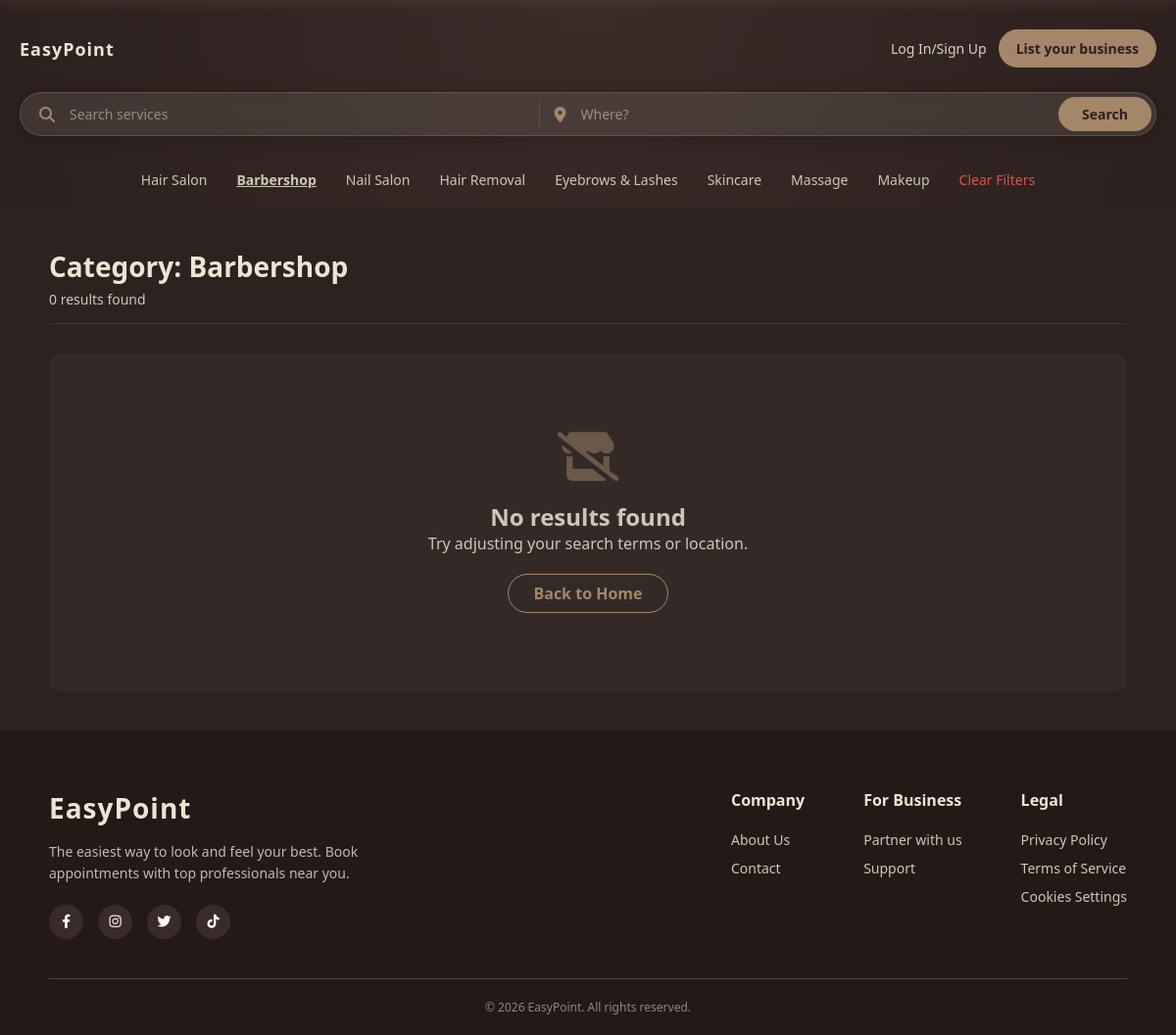
The page /index.php?action=search&category=Barbershop on the database as committed earlier.
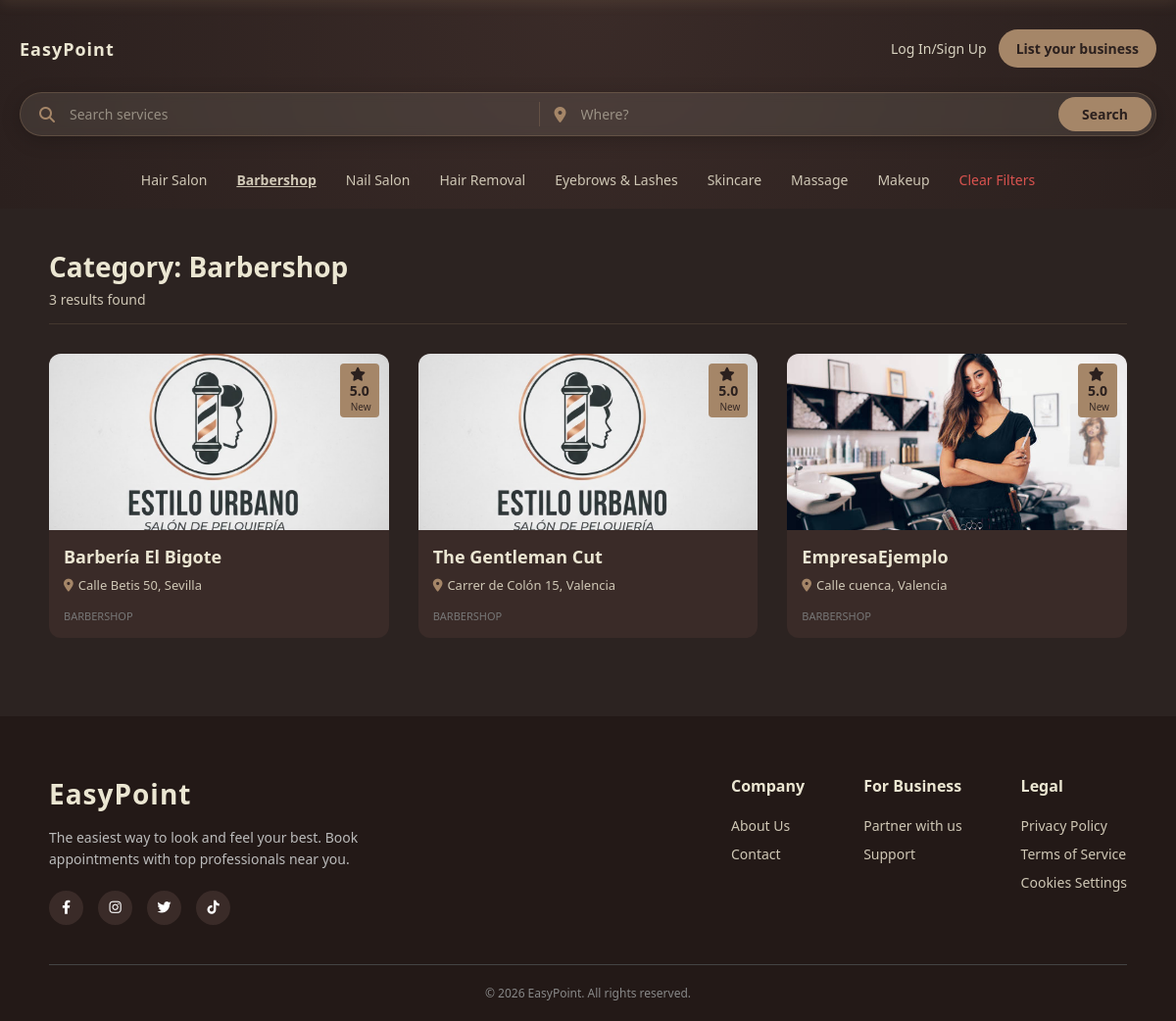
The same page on the database as committed later.
### tables this page shows
CREATE TABLE `users` (
  `id` int NOT NULL,
  `username` varchar(50) NOT NULL,
  `email` varchar(100) NOT NULL,
  `password` varchar(255) NOT NULL,
  `role` enum('admin','user','store') DEFAULT 'user',
  `is_confirmed` tinyint(1) DEFAULT '0',
  `token` varchar(100) DEFAULT NULL,
  `created_at` timestamp NULL DEFAULT CURRENT_TIMESTAMP,
  `business_name` varchar(100) DEFAULT NULL,
  `address` varchar(255) DEFAULT NULL,
  `postal_code` varchar(10) DEFAULT NULL,
  `phone` varchar(20) DEFAULT NULL,
  `city` varchar(100) DEFAULT NULL
);

### index.php (called while the page is built, shortened)
<?php
require_once __DIR__ . '/controllers/UserController.php';
$action = $_GET['action'] ?? 'home';
include "views/action-switch.php";
?>
                <?php
                function buildUrl($newCategory = null)
                {
                    $params = $_GET;
                    $params['action'] = 'search';
                    if ($newCategory) {
                        $params['category'] = $newCategory;
                    } else {
                        unset($params['category']);
                    }
                    return 'index.php?' . http_build_query($params);
                }
                ?>
    <?php include "views/footer.php" ?>

### controllers/UserController.php (called while the page is built, shortened)
<?php
require_once __DIR__ . '/../models/user.php';
class UserController
{
    public function search()
    {
        $query = $_GET['q'] ?? '';
        $location = $_GET['loc'] ?? '';
        $category = $_GET['category'] ?? '';
        $userModel = new User();
        $stores = $userModel->searchStores($query, $location, $category);
        require_once __DIR__ . '/../views/search-services.php';
    }
}
?>

### models/user.php (called while the page is built, shortened)
<?php
require_once __DIR__ . '/Database.php';
class User
{
    private $conn;
    public function __construct()
    {
        $database = new Database();
        $this->conn = $database->getConnection();
    }
    public function searchStores($searchTerm = null, $location = null, $category = null)
    {
        $query = "SELECT u.id, u.business_name, u.address, u.city, u.postal_code, u.created_at,
                         bp.logo_url, bp.business_type, bp.description,
                         COALESCE(AVG(r.rating), 5) as avg_rating,
                         COUNT(DISTINCT r.id) as review_count
                  FROM users u
                  INNER JOIN business_profiles bp ON u.id = bp.user_id
                  LEFT JOIN services s ON u.id = s.user_id
                  LEFT JOIN reviews r ON bp.id = r.business_profile_id
                  WHERE u.role = 'store' AND bp.is_public = 1";
        $params = [];
        if (!empty($category) && $category !== 'All') {
            $query .= " AND bp.business_type = :category";
            $params[':category'] = $category;
        }
        $query .= " GROUP BY u.id ORDER BY u.created_at DESC";
        $stmt = $this->conn->prepare($query);
        foreach ($params as $key => $value) {
            $stmt->bindValue($key, $value);
        }
        $stmt->execute();
        return $stmt->fetchAll(PDO::FETCH_ASSOC);
    }
}
?>

### models/Database.php (called while the page is built, shortened)
<?php
class Database
{
    private $host;
    private $db_name;
    private $username;
    private $password;
    public function __construct()
    {
        $this->host = DB_HOST;
        $this->db_name = DB_NAME;
        $this->username = DB_USER;
        $this->password = DB_PASS;
    }
    public function getConnection()
    {
        $this->conn = null;
        try {
            $this->conn = new PDO(
                "mysql:host=" . $this->host . ";dbname=" . $this->db_name . ";charset=utf8mb4",
                $this->username,
                $this->password
            );
            $this->conn->setAttribute(PDO::ATTR_ERRMODE, PDO::ERRMODE_EXCEPTION);
        } catch (PDOException $exception) {
            error_log("Connection error: " . $exception->getMessage());
        }
        return $this->conn;
    }
}

### views/search-services.php (the view, shortened to what this page needs)
<?php
$searchTerm = $_GET['q'] ?? '';
$locationTerm = $_GET['loc'] ?? '';
$categoryFilter = $_GET['category'] ?? '';
?>
<!DOCTYPE html>
<html lang="en">
<head>
    <link rel="stylesheet" href="https://cdnjs.cloudflare.com/ajax/libs/font-awesome/6.4.0/css/all.min.css">
    <link rel="stylesheet" href="public/css/styles-search-services.css">
</head>
<body>
    <header>
         <?php include "views/navigation-bar.php"; ?>
    </header>
    <div class="main-container">
        <div class="results-header">
            <?php
            $titleText = "All Services";
            if ($searchTerm && $locationTerm) {
                $titleText = "Results for \"$searchTerm\" in \"$locationTerm\"";
            } elseif ($searchTerm) {
                $titleText = "Results for \"$searchTerm\"";
            } elseif ($locationTerm) {
                $titleText = "Services in \"$locationTerm\"";
            } elseif ($categoryFilter) {
                $titleText = "Category: $categoryFilter";
            }
            ?>
            <h1><?php echo htmlspecialchars($titleText); ?></h1>
            <p class="results-count"><?php echo count($stores); ?> results found</p>
        </div>
        <?php if (empty($stores)): ?>
            <div class="no-results">
                <i class="fa-solid fa-store-slash"></i>
                <h2>No results found</h2>
                <p>Try adjusting your search terms or location.</p>
                <a href="index.php" class="back-home-btn">Back to Home</a>
            </div>
        <?php else: ?>
            <div class="results-grid">
                <?php foreach ($stores as $store): ?>
                    <?php
                    $name = !empty($store['business_name']) ? htmlspecialchars($store['business_name']) : 'Unnamed Business';
                    $addressParts = [];
                    if (!empty($store['address']))
                        $addressParts[] = htmlspecialchars($store['address']);
                    if (!empty($store['city']))
                        $addressParts[] = htmlspecialchars($store['city']);
                    $fullAddress = implode(', ', $addressParts);
                    $image = !empty($store['logo_url']) ? 'public/' . htmlspecialchars($store['logo_url']) : 'public/assets/images/tienda-1.png';
                    $type = !empty($store['business_type']) ? htmlspecialchars($store['business_type']) : 'Service';
                    $reviewCount = isset($store['review_count']) ? $store['review_count'] : 0;
                    $reviewText = ($reviewCount > 0) ? "($reviewCount)" : "New";
                    ?>
                    <a href="index.php?action=view_business&id=<?php echo $store['id']; ?>" class="shop-card">
                        <div class="image-container">
                            <img src="<?php echo $image; ?>" alt="<?php echo $name; ?>" class="shop-image">
                            <div class="rating-label">
                                <i class="fas fa-star" style="margin-right: 3px;"></i>
                              <?php echo number_format($store['avg_rating'], 1); ?>
                                <span class="reviews-text" style="margin-left: 3px;">
                                    <?php echo $reviewText; ?>
                                </span>
                            </div>
                        </div>
                        <div class="shop-info">
                            <h3 class="shop-name"><?php echo $name; ?></h3>
                            <p class="shop-address">
                                <i class="fa-solid fa-location-dot"></i>
                                <?php echo $fullAddress ?: 'No address provided'; ?>
                            </p>
                            <span class="sponsored-text">
                                <?php echo $type; ?>
                            </span>
                        </div>
                    </a>
                <?php endforeach; ?>
            </div>
        <?php endif; ?>
    </div>
    <?php include "views/footer.php" ?>
</body>
</html>

### views/action-switch.php (shortened to what this page needs)
<?php
switch ($action) {
    case 'search':
        $controller->search();
        exit();
}
?>

### views/navigation-bar.php (shortened to what this page needs)
<nav class="navigation-bar">
         <div class="logo"><a href="/index.php">EasyPoint</a></div>
         <form action="index.php" method="GET" class="hero-search-bar" style="
             background-color: rgba(235, 230, 210, 0.1);
             border: 1px solid rgba(165, 134, 104, 0.3);
             border-radius: 50px;
             padding: 4px;
             display: flex;
             align-items: center;
             box-shadow: 0 4px 20px rgba(0,0,0,0.2);
             backdrop-filter: blur(5px);">
             <div class="search-field" style="flex: 1; display: flex; align-items: center; padding: 0 15px;">
                 <span class="search-icon" style="color: #a58668; margin-right: 10px; font-size: 16px;">
                     <i class="fa-solid fa-magnifying-glass"></i>
                 </span>
                 <input type="text" name="q" placeholder="Search services"
                     value="<?php echo htmlspecialchars($searchTerm); ?>"
                     style="border: none; outline: none; width: 100%; font-size: 14px; background: transparent; color: #ebe6d2;">
             </div>
             <div class="search-field" style="flex: 1; display: flex; align-items: center; padding: 0 15px;">
                 <span class="search-icon" style="color: #a58668; margin-right: 10px; font-size: 16px;">
                     <i class="fa-solid fa-location-dot"></i>
                 </span>
                 <input type="text" name="loc" placeholder="Where?"
                     value="<?php echo htmlspecialchars($locationTerm); ?>"
                     style="border: none; outline: none; width: 100%; font-size: 14px; background: transparent; color: #ebe6d2;">
             </div>
             <button type="submit" class="sticky-search-btn" style="
                 background-color: #a58668;
                 color: #2b201e;
                 border: none;
                 padding: 8px 24px;
                 border-radius: 30px;
                 cursor: pointer;
                 font-weight: bold;
                 margin-left: 5px;
                 font-size: 14px;">
                 Search
             </button>
         </form>
         <div class="user-menu">
             <?php if (isset($_SESSION['user_id']) && $_SESSION['role'] === 'user'): ?>
                 <div class="dropdown">
                     <span class="user-link dropdown-toggle">
                         Welcome, <strong><?php echo htmlspecialchars($_SESSION['username']); ?></strong>
                     </span>
                     <div class="dropdown-menu">
                         <a href="../index.php?action=dashboard" class="dropdown-item">
                             <i class="fa-solid fa-gauge"></i> Dashboard
                         </a>
                         <a href="../index.php?action=logout" class="dropdown-item" onclick="sessionStorage.clear()">
                             <i class="fa-solid fa-right-from-bracket"></i> Logout
                         </a>
                     </div>
                 </div>
             <?php else: ?>
                  <a href="index.php?action=login" class="login-link">Log In/Sign Up</a>
                 <a href="#" class="business-button" onclick="openStoreModal(event)">List your business</a>
             <?php endif; ?>
         </div>
     </nav>
     <ul class="category-list">
         <?php
         $categories = [
             'Hair Salon',
             'Barbershop',
             'Nail Salon',
             'Hair Removal',
             'Eyebrows & Lashes',
             'Skincare',
             'Massage',
             'Makeup'
         ];
         ?>
         <?php foreach ($categories as $cat): ?>
             <?php
             $activeClass = ($categoryFilter === $cat) ? 'font-weight: bold; text-decoration: underline;' : '';
             ?>
             <li>
                 <a href="<?php echo buildUrl($cat); ?>" class="cat-link" style="<?php echo $activeClass; ?>">
                     <?php echo $cat; ?>
                 </a>
             </li>
         <?php endforeach; ?>
         <?php if (!empty($categoryFilter)): ?>
             <li>
                 <a href="<?php echo buildUrl(null); ?>" class="cat-link" style="color: #d9534f;">
                     Clear Filters
                 </a>
             </li>
         <?php endif; ?>
     </ul>

### views/footer.php
<footer class="main-footer">
        <div class="footer-container">
            <div class="footer-brand">
                <h2 class="footer-logo">EasyPoint</h2>
                <p class="footer-desc">The easiest way to look and feel your best. Book appointments with top
                    professionals near you.</p>
                <div class="social-icons">
                    <a href="https://facebook.com/"><i class="fa-brands fa-facebook-f"></i></a>
                    <a href="https://instagram.com/"><i class="fa-brands fa-instagram"></i></a>
                    <a href="https://x.com/"><i class="fa-brands fa-twitter"></i></a>
                    <a href="https://tiktok.com/"><i class="fa-brands fa-tiktok"></i></a>
                </div>
            </div>
            <div class="footer-links-group">
                <div class="footer-column">
                    <h3>Company</h3>
                    <a href="index.php?action=company">About Us</a>
                    <a href="index.php?action=company#contact">Contact</a>
                </div>
                <div class="footer-column">
                    <h3>For Business</h3>
                    <a href="index.php?action=business">Partner with us</a>
                    <a href="index.php?action=business#support">Support</a>
                </div>
                <div class="footer-column">
                    <h3>Legal</h3>
                    <a href="index.php?action=legal">Privacy Policy</a>
                    <a href="index.php?action=legal#terms">Terms of Service</a>
                    <a href="#">Cookies Settings</a>
                </div>
            </div>
        </div>
        <div class="footer-bottom">
            <p>&copy; 2026 EasyPoint. All rights reserved.</p>
        </div>
    </footer>

Rows that differ between the two databases and show on the page:
added users: avg_rating "5.0", reviewText "New", business_name "Barbería El Bigote", fullAddress "Calle Betis 50, Sevilla", type "BARBERSHOP"
added users: avg_rating "5.0", reviewText "New", business_name "The Gentleman Cut", fullAddress "Carrer de Colón 15, Valencia", type "BARBERSHOP"
added users: shows a picture, avg_rating "5.0", reviewText "New", business_name "EmpresaEjemplo", fullAddress "Calle cuenca, Valencia", type "BARBERSHOP"
Other text that changed with them:
count($stores): "0" → "3"
text no longer shown: "No results found Try adjusting your search terms or location. Back to Home"
